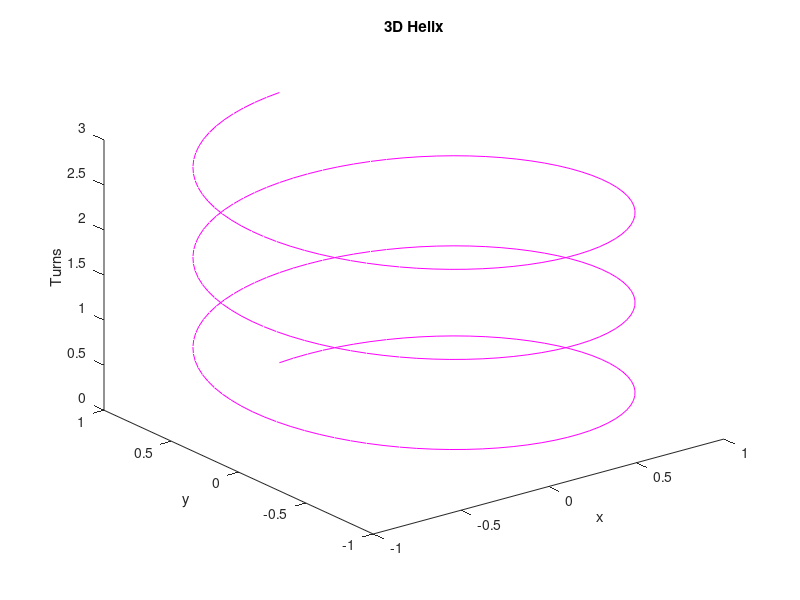

Here is the MATLAB script that generated this plot: (Note: this script raises an error after producing the figure.)
% English 3D plotting smoke test
clc
disp('--- English 3D Plot Test ---')

t = linspace(0, 6*pi, 250);
x = sin(t);
y = cos(t);
z = t / (2*pi);

figure(3);
clf;
plot3(x, y, z, 'm-');
title('3D Helix');
xlabel('x');
ylabel('y');
zlabel('Turns');
grid(True);

figure(4);
clf;
[X, Y] = meshgrid(-3:0.2:3, -3:0.2:3);
R = sqrt(X.^2 + Y.^2) + 1e-6;
Z = sin(R) ./ R;
surf(X, Y, Z);
title('3D Surface');
xlabel('x');
ylabel('y');
zlabel('z');
colormap('jet');
grid(True);

disp('3D plot test completed.')
